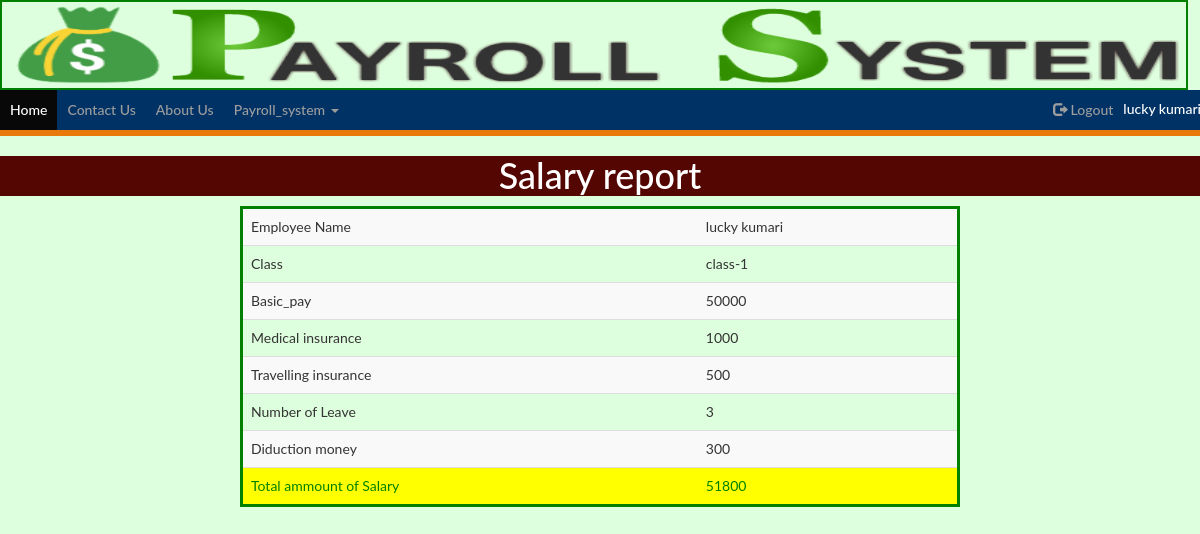
Page /salary_report.php (signed in) on the committed database.
### tables this page shows
CREATE TABLE `employee` (
  `emp_id` int(11) NOT NULL,
  `name` varchar(200) NOT NULL,
  `email` varchar(200) NOT NULL,
  `mobile_no` varchar(13) NOT NULL,
  `class` varchar(20) NOT NULL,
  `bank_account` varchar(30) NOT NULL,
  `degree` varchar(100) NOT NULL,
  `branch` varchar(100) NOT NULL,
  `city` varchar(100) NOT NULL,
  `pincode` varchar(10) NOT NULL,
  `basic_pay` varchar(100) NOT NULL,
  `salary` varchar(100) NOT NULL,
  `designation` varchar(100) NOT NULL,
  `address` varchar(100) NOT NULL,
  `leave` varchar(13) NOT NULL
);

CREATE TABLE `class` (
  `id` int(11) NOT NULL,
  `class` varchar(100) NOT NULL,
  `basic_pay` varchar(100) NOT NULL,
  `salary` varchar(100) NOT NULL,
  `m_a` varchar(100) NOT NULL,
  `t_a` varchar(100) NOT NULL
);

### salary_report.php (the view)
<?php
include("dashboard.php");
include("dbcon.php");
$un=$_SESSION['un'];
$qry=" select * from employee,class where  employee.class=class.class and name='$un'";
$run=mysqli_query($con,$qry);
 $data=mysqli_fetch_assoc($run);
$basic_pay=$data['basic_pay'];
$ma=$data['m_a'];
$ta=$data['t_a'];
$leave=$data['leave'];
$ded=$leave*100;
$salary=$basic_pay+$ma+$ta+$leave*100;
?>
<div style="height:20%;width:100%;background-color:#530602;color:#fff;">
  <center>
    <h1>Salary report</h1>
  </center>
  </div>
<center>
<table class="table table-striped table-dark" style="width:60%;border:3px solid green;">
<tbody>
<tr><td>Employee Name</td><td><?php echo $data['name'];?></td></tr>
<tr><td>Class</td><td><?php echo $data['class'];?></td></tr>
<tr><td>Basic_pay</td><td><?php echo $data['basic_pay'];?></td></tr>
<tr><td>Medical insurance</td><td><?php echo $data['m_a'];?></td></tr>
<tr><td>Travelling insurance</td><td><?php echo $data['t_a'];?></td></tr>
<tr><td>Number of Leave</td><td><?php echo $data['leave'];?></td></tr>
<tr><td>Diduction money </td><td><?php echo $ded;?></td></tr>
<tr style="color:green;background-color:yellow;"><td > Total ammount of Salary</td><td><?php echo $salary;?></td></tr>
</tbody>
</table>
</center>

### dashboard.php (style rules this page uses)
* { box-sizing: border-box }
body { font-family: "Lato", sans-serif; background-color:#DEFFDE; }

### rows in the picture
employee: name "lucky kumari", class.class "class-1", class.basic_pay "50000", class.m_a "1000", class.t_a "500", leave "3", leave "300", leave.t_a "51800"

### other values in the picture
$_SESSION['un'] "lucky kumari"
